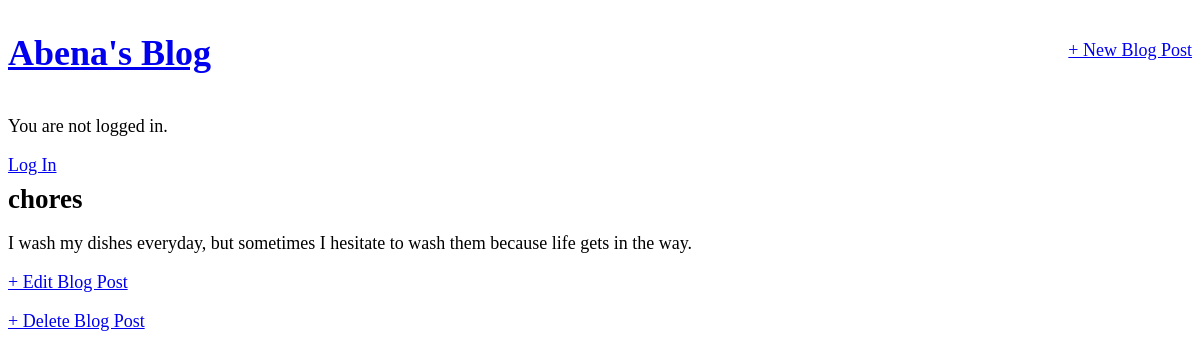
Page /post/6/ on the committed database.
### blog/models.py (models this page shows, shortened)
class Post(models.Model):
    title = models.CharField(max_length=200)
    author = models.ForeignKey(
        'auth.User',
        on_delete=models.CASCADE,
    )
    body = models.TextField()

### blog/views.py (the view)
# urls.py: path('post/<int:pk>/',  BlogDetailView.as_view(),
class BlogDetailView(DetailView):
    model = Post
    template_name = 'post_detail.html'

### templates/post_detail.html
{% extends 'base.html' %}
{% block content %}
     <div class="post-entry">
         <h2>{{ post.title }}</h2>
         <p>{{ post.body }}</p>
     </div>
<p><a href="{% url 'post_edit' post.pk %}">+ Edit Blog Post</a></p>
      <p><a href="{% url 'post_delete' post.pk %}">+ Delete Blog Post</a></p>
 {% endblock content %}

### static/css/base.css (style rules this page uses)
body { font family: 'Source Sans Pro', sans-serif; font-size: 18px; }
.post-entry h2 { margin: 0.5rem 0; }

### rows in the picture
Post: title "chores", body "I wash my dishes everyday, but sometimes I hesitate to wash them because life gets in the way."
